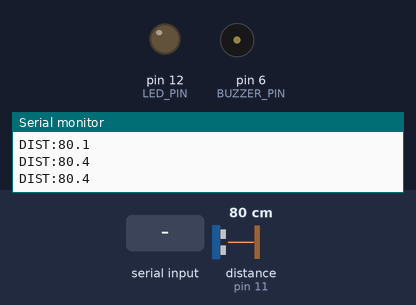
Bench run of a sketch on a simulated Arduino Uno, built with avr-gcc and run on an emulated ATmega328P. Parts: output pins drawn as LEDs (lit = HIGH), buzzer (waves = sounding, pin HIGH), the last lines printed to the serial monitor. Wiring (inferred from the names in the program): ultrasonic range finder: trigger pin 10; echo pin 11. Inputs (shaded band) come from the test bench; at power-on: distance to the obstacle (sensor on pin 11) 80 cm. The echo pulse lasts 58.3 µs per cm; pins used as bus, display or sensor lines are not drawn.

Above: at 1.8 s.
1.9 s: "CMD:ALARM_ON\n" received over Serial
At 4.8 s:
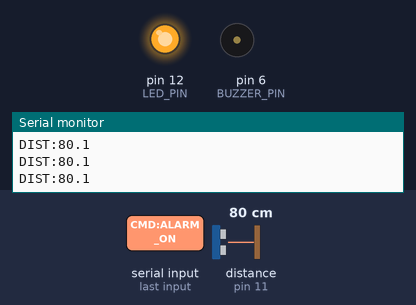
4.9 s: "CMD:LED_ON\n" received over Serial
At 5.8 s:
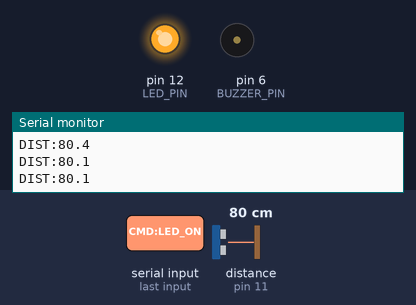
6.4 s: "CMD:ALARM_OFF\n" received over Serial
At 7.5 s:
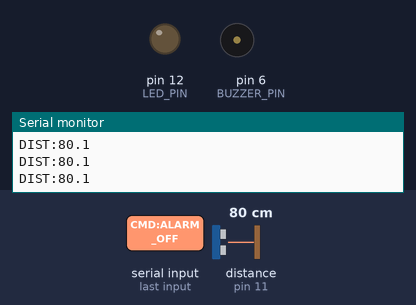
Timing chart, 0 to 9.4 s (numbered marks = the images above; inputs shaded):
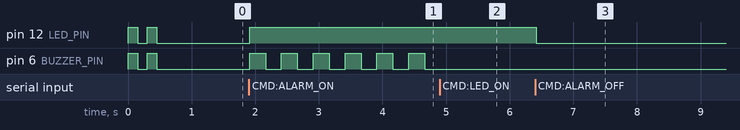

Measured:
- after the input at 1.9 s, pin 12 (LED_PIN): LOW → HIGH at once; pin 6 (BUZZER_PIN): alternates HIGH for 0.25 s and LOW for 0.25 s, starting at once
- after the input at 4.9 s, pin 6 (BUZZER_PIN): stops changing and stays LOW
- after the input at 6.4 s, pin 12 (LED_PIN): HIGH → LOW at once

The sketch:

cyberpunk_ev_hardware.ino
```cpp
/*
 * cyberpunk_ev_hardware.ino — EVSE-01 physical node (Arduino Uno)
 *
 *  OUT  DIST:<cm>\n      every REPORT_MS (999.0 = no echo / sensor cut → treated as tamper)
 *  IN   CMD:ALARM_ON\n   LED on + buzzer pulsing     (State 3: compromise)
 *       CMD:LED_ON\n     LED solid, buzzer off        (State 2: enclosure tamper)
 *       CMD:ALARM_OFF\n  LED off, buzzer off          (State 0/1)
 *
 * Wiring: HC-SR04 TRIG=D10 ECHO=D11 · active buzzer D6 · red LED D12 (via 220Ω)
 * The Pi is the state authority; this sketch only measures and obeys.
 */

// ── Pins ─────────────────────────────────────────────────────────────────────
const uint8_t TRIG_PIN   = 10;
const uint8_t ECHO_PIN   = 11;   // PB3 / PCINT3 → pin-change interrupt, no pulseIn()
const uint8_t BUZZER_PIN = 6;
const uint8_t LED_PIN    = 12;

// ── Calibration knobs ────────────────────────────────────────────────────────
const unsigned long SAMPLE_MS       = 60;     // HC-SR04 needs ≥60 ms between pings
const unsigned long REPORT_MS       = 100;
const unsigned long ECHO_TIMEOUT_US = 30000;  // ~5 m round trip
const unsigned long BEEP_MS         = 250;    // buzzer on/off half-period
const float         US_PER_CM       = 58.0;   // tweak if your readings are off by a few %
const float         MAX_CM          = 400.0;
const float         NO_ECHO_CM      = 999.0;

// ── Echo capture (ISR) ───────────────────────────────────────────────────────
volatile unsigned long echoRise  = 0;
volatile unsigned long echoWidth = 0;
volatile bool          echoDone  = false;

ISR(PCINT0_vect) {
  unsigned long now = micros();
  if (PINB & _BV(PB3)) {
    echoRise = now;
  } else {
    echoWidth = now - echoRise;
    echoDone = true;
  }
}

// ── State ────────────────────────────────────────────────────────────────────
enum Mode : uint8_t { MODE_OFF, MODE_LED, MODE_ALARM };
Mode mode = MODE_OFF;

float samples[3] = {NO_ECHO_CM, NO_ECHO_CM, NO_ECHO_CM};
uint8_t sampleIdx = 0;

bool waitingEcho = false;
unsigned long trigAtUs = 0, lastTrigMs = 0, lastReportMs = 0, lastBeepMs = 0;
bool beepOn = false;

char cmdBuf[24];
uint8_t cmdLen = 0;

void pushSample(float cm) {
  samples[sampleIdx] = cm;
  sampleIdx = (sampleIdx + 1) % 3;
}

float median3() {
  float a = samples[0], b = samples[1], c = samples[2];
  if (a > b) { float t = a; a = b; b = t; }
  if (b > c) { b = c; }
  return a > b ? a : b;
}

// uint8_t, not Mode: the IDE's auto-generated prototypes land above the enum
void applyMode(uint8_t m) {
  mode = (Mode)m;
  digitalWrite(LED_PIN, m == MODE_OFF ? LOW : HIGH);
  beepOn = (m == MODE_ALARM);
  digitalWrite(BUZZER_PIN, beepOn ? HIGH : LOW);
  lastBeepMs = millis();
}

void handleCommand(const char *cmd) {
  if      (strcmp(cmd, "CMD:ALARM_ON")  == 0) applyMode(MODE_ALARM);
  else if (strcmp(cmd, "CMD:LED_ON")    == 0) applyMode(MODE_LED);
  else if (strcmp(cmd, "CMD:ALARM_OFF") == 0) applyMode(MODE_OFF);
}

unsigned long lastRxMs = 0;

void flushCommand() {
  cmdBuf[cmdLen] = '\0';
  if (cmdLen) handleCommand(cmdBuf);
  cmdLen = 0;
}

void readCommands() {
  while (Serial.available()) {
    char ch = Serial.read();
    lastRxMs = millis();
    if (ch == '\n' || ch == '\r') {          // accept LF, CR or CRLF
      flushCommand();
    } else if (cmdLen < sizeof(cmdBuf) - 1) {
      cmdBuf[cmdLen++] = ch;
    } else {
      cmdLen = 0;  // overflow → drop garbage line
    }
  }
  // Serial Monitor set to "No line ending": run the command after a short pause
  if (cmdLen && millis() - lastRxMs > 50) flushCommand();
}

// Power-on self-test: LED + buzzer flash twice so wiring can be checked at a glance
void selfTest() {
  for (uint8_t k = 0; k < 2; k++) {
    digitalWrite(LED_PIN, HIGH);
    digitalWrite(BUZZER_PIN, HIGH);
    delay(150);
    digitalWrite(LED_PIN, LOW);
    digitalWrite(BUZZER_PIN, LOW);
    delay(150);
  }
}

void updateUltrasonic(unsigned long nowMs) {
  if (waitingEcho) {
    if (echoDone) {
      noInterrupts();
      unsigned long w = echoWidth;
      interrupts();
      float cm = w / US_PER_CM;
      pushSample(cm > MAX_CM ? NO_ECHO_CM : cm);
      waitingEcho = false;
    } else if (micros() - trigAtUs > ECHO_TIMEOUT_US) {
      pushSample(NO_ECHO_CM);  // no echo or wire cut → fail-secure
      waitingEcho = false;
    }
  }
  if (!waitingEcho && nowMs - lastTrigMs >= SAMPLE_MS) {
    lastTrigMs = nowMs;
    echoDone = false;
    digitalWrite(TRIG_PIN, HIGH);
    delayMicroseconds(10);  // the only delay: 10 µs trigger pulse
    digitalWrite(TRIG_PIN, LOW);
    trigAtUs = micros();
    waitingEcho = true;
  }
}

void updateBuzzer(unsigned long nowMs) {
  if (mode != MODE_ALARM || nowMs - lastBeepMs < BEEP_MS) return;
  lastBeepMs = nowMs;
  beepOn = !beepOn;
  digitalWrite(BUZZER_PIN, beepOn ? HIGH : LOW);
}

void setup() {
  pinMode(TRIG_PIN, OUTPUT);
  pinMode(ECHO_PIN, INPUT);
  pinMode(BUZZER_PIN, OUTPUT);
  pinMode(LED_PIN, OUTPUT);
  selfTest();
  applyMode(MODE_OFF);

  PCICR  |= _BV(PCIE0);    // enable pin-change interrupts for PORTB (D8–D13)
  PCMSK0 |= _BV(PCINT3);   // ...on D11 only

  Serial.begin(9600);
}

void loop() {
  unsigned long nowMs = millis();
  readCommands();
  updateUltrasonic(nowMs);
  updateBuzzer(nowMs);

  if (nowMs - lastReportMs >= REPORT_MS) {
    lastReportMs = nowMs;
    Serial.print("DIST:");
    Serial.println(median3(), 1);
  }
}
```
